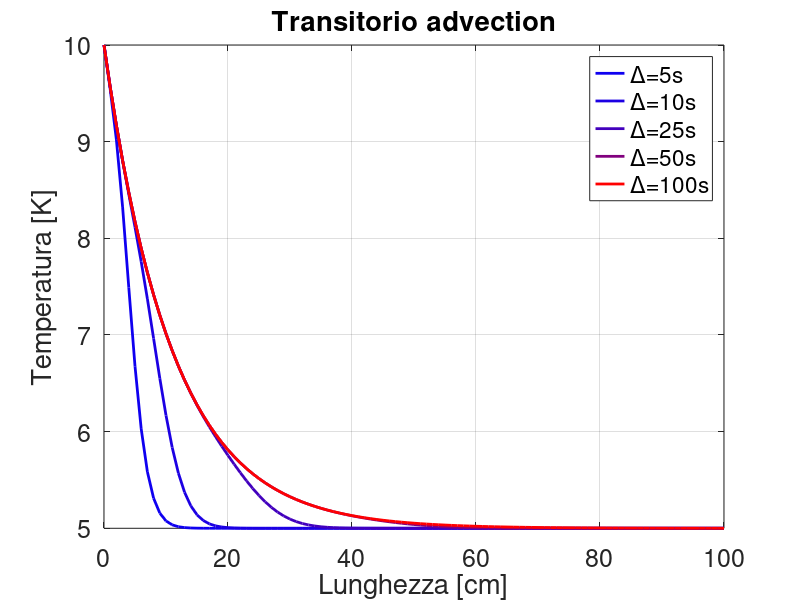

Source code (MATLAB):
clc; clear; close all;
%% dati
% geometrici
DD = 5e-3;
LL = 1;

surf = pi*DD^2/4;
vol = surf*LL;
Awet = pi*DD*LL;

% fisici
ro = 140;
cp = 6000;
uu = 1e-2;
T0 = 5;
Tleft = 10;
THe = 5;
hh = 100;
time_to_plot = [5 10 25 50 100];
line_plotted = 0;

%% griglia temporale
tend = time_to_plot(end);
dt = tend/100;
time = (0:dt:tend)';

%% griglia spaziale
dx = LL/100;
xx = (0:dx:LL)';
nn = length(xx);

%% risolvo con CN - upwind
TT = ones(nn,1)*T0;

aa = uu*dt/dx/2;
gamma = dt/ro/cp*hh*Awet/2/vol;

diag_i = -aa*ones(nn,1);
diag_p = (1+aa+gamma)*ones(nn,1);
AA = spdiags([diag_i diag_p],-1:0,nn,nn);

diag_i = aa*ones(nn,1);
diag_p = (1-aa-gamma)*ones(nn,1);
BB = spdiags([diag_i diag_p],-1:0,nn,nn);

bb = gamma*2*THe*ones(nn,1);

AA(1,1) = 1; AA(1,2) = 0;
BB(1,1) = 0; BB(1,2) = 0;

jj = 2;
while jj<=length(time)
    Tp = TT;
    bb(1) = Tleft;
    
    TT = AA\(BB*Tp+bb);
    
    if time(jj) >= time_to_plot(line_plotted+1)
        plot(xx*100,TT,'linewidth',2,'Color',[jj/length(time) 0 1-jj/length(time)])
        if jj == length(time)
            legend('\Delta=5s','\Delta=10s','\Delta=25s','\Delta=50s','\Delta=100s')
        else
            hold on
        end
        grid on
        box on
        set(gca,'fontsize',18)
        xlabel('Lunghezza [cm]')
        ylabel('Temperatura [K]')
        title('Transitorio advection')
        
        line_plotted = line_plotted+1;
    end
    
    jj = jj+1;
end